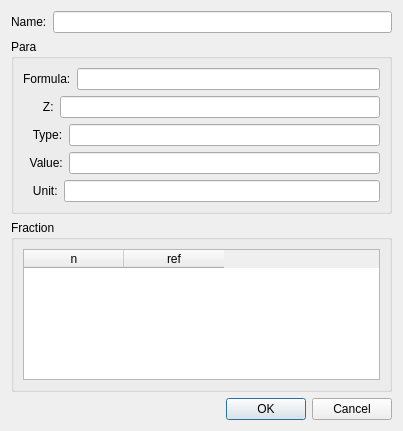
<?xml version="1.0" encoding="UTF-8"?>
<ui version="4.0">
 <class>DialogElement</class>
 <widget class="QDialog" name="DialogElement">
  <property name="geometry">
   <rect>
    <x>0</x>
    <y>0</y>
    <width>403</width>
    <height>431</height>
   </rect>
  </property>
  <property name="windowTitle">
   <string>Dialog</string>
  </property>
  <layout class="QGridLayout" name="gridLayout_3">
   <item row="0" column="0">
    <layout class="QHBoxLayout" name="horizontalLayout">
     <item>
      <widget class="QLabel" name="label">
       <property name="text">
        <string>Name:</string>
       </property>
      </widget>
     </item>
     <item>
      <widget class="QLineEdit" name="namelineEdit"/>
     </item>
    </layout>
   </item>
   <item row="1" column="0">
    <widget class="QGroupBox" name="groupBox">
     <property name="title">
      <string>Para</string>
     </property>
     <layout class="QGridLayout" name="gridLayout">
      <item row="0" column="0">
       <layout class="QHBoxLayout" name="horizontalLayout_2">
        <item>
         <widget class="QLabel" name="label_2">
          <property name="text">
           <string>Formula:</string>
          </property>
         </widget>
        </item>
        <item>
         <widget class="QLineEdit" name="namelineEdit_2"/>
        </item>
       </layout>
      </item>
      <item row="1" column="0">
       <layout class="QHBoxLayout" name="horizontalLayout_3">
        <item>
         <widget class="QLabel" name="label_3">
          <property name="text">
           <string>      Z:</string>
          </property>
         </widget>
        </item>
        <item>
         <widget class="QLineEdit" name="namelineEdit_3">
          <property name="sizePolicy">
           <sizepolicy hsizetype="Expanding" vsizetype="Fixed">
            <horstretch>0</horstretch>
            <verstretch>0</verstretch>
           </sizepolicy>
          </property>
         </widget>
        </item>
       </layout>
      </item>
      <item row="2" column="0">
       <layout class="QHBoxLayout" name="horizontalLayout_4">
        <item>
         <widget class="QLabel" name="label_4">
          <property name="text">
           <string>   Type:</string>
          </property>
         </widget>
        </item>
        <item>
         <widget class="QLineEdit" name="namelineEdit_4"/>
        </item>
       </layout>
      </item>
      <item row="3" column="0">
       <layout class="QHBoxLayout" name="horizontalLayout_6">
        <item>
         <widget class="QLabel" name="label_6">
          <property name="text">
           <string>  Value:</string>
          </property>
         </widget>
        </item>
        <item>
         <widget class="QLineEdit" name="namelineEdit_5"/>
        </item>
       </layout>
      </item>
      <item row="4" column="0">
       <layout class="QHBoxLayout" name="horizontalLayout_5">
        <item>
         <widget class="QLabel" name="label_5">
          <property name="sizePolicy">
           <sizepolicy hsizetype="Minimum" vsizetype="Preferred">
            <horstretch>0</horstretch>
            <verstretch>0</verstretch>
           </sizepolicy>
          </property>
          <property name="maximumSize">
           <size>
            <width>100</width>
            <height>16777215</height>
           </size>
          </property>
          <property name="text">
           <string>   Unit:</string>
          </property>
         </widget>
        </item>
        <item>
         <widget class="QLineEdit" name="namelineEdit_6">
          <property name="text">
           <string/>
          </property>
         </widget>
        </item>
       </layout>
      </item>
     </layout>
    </widget>
   </item>
   <item row="2" column="0">
    <widget class="QGroupBox" name="groupBox_2">
     <property name="sizePolicy">
      <sizepolicy hsizetype="Expanding" vsizetype="Expanding">
       <horstretch>0</horstretch>
       <verstretch>0</verstretch>
      </sizepolicy>
     </property>
     <property name="title">
      <string>Fraction</string>
     </property>
     <layout class="QGridLayout" name="gridLayout_2">
      <item row="0" column="0">
       <widget class="QTableWidget" name="tableWidget">
        <column>
         <property name="text">
          <string>n</string>
         </property>
        </column>
        <column>
         <property name="text">
          <string>ref</string>
         </property>
        </column>
       </widget>
      </item>
     </layout>
    </widget>
   </item>
   <item row="3" column="0">
    <widget class="QDialogButtonBox" name="buttonBox">
     <property name="orientation">
      <enum>Qt::Horizontal</enum>
     </property>
     <property name="standardButtons">
      <set>QDialogButtonBox::Cancel|QDialogButtonBox::Ok</set>
     </property>
    </widget>
   </item>
  </layout>
 </widget>
 <resources/>
 <connections>
  <connection>
   <sender>buttonBox</sender>
   <signal>accepted()</signal>
   <receiver>DialogElement</receiver>
   <slot>accept()</slot>
   <hints>
    <hint type="sourcelabel">
     <x>248</x>
     <y>254</y>
    </hint>
    <hint type="destinationlabel">
     <x>157</x>
     <y>274</y>
    </hint>
   </hints>
  </connection>
  <connection>
   <sender>buttonBox</sender>
   <signal>rejected()</signal>
   <receiver>DialogElement</receiver>
   <slot>reject()</slot>
   <hints>
    <hint type="sourcelabel">
     <x>316</x>
     <y>260</y>
    </hint>
    <hint type="destinationlabel">
     <x>286</x>
     <y>274</y>
    </hint>
   </hints>
  </connection>
 </connections>
</ui>
